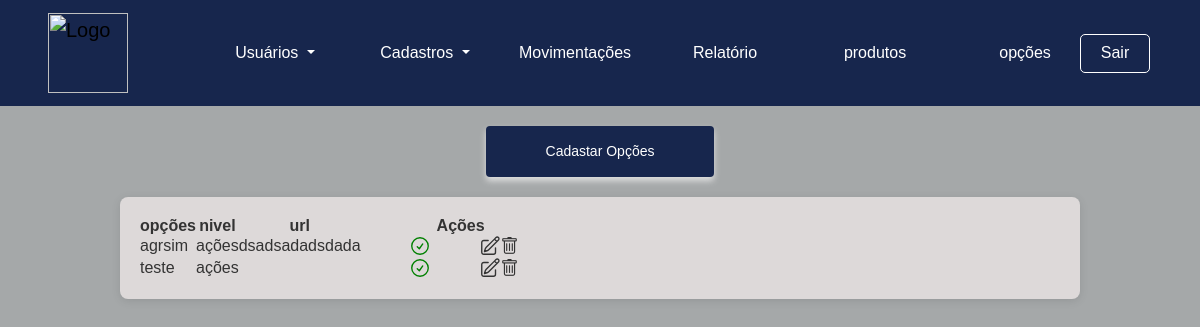
The app's page /visao/opcoes.php (signed in) with its own data.
### tables this page shows
CREATE TABLE `opcoes_menu` (
  `idOpcao` int(12) NOT NULL,
  `descricaoOpcao` varchar(255) NOT NULL,
  `nivelOpcao` int(2) NOT NULL,
  `urlOpcao` varchar(255) NOT NULL,
  `statusOpcao` varchar(1) NOT NULL DEFAULT 'S',
  `idUsuario` int(11) NOT NULL,
  `dataCadastroOpcao` datetime NOT NULL,
  `idSuperior` int(11) NOT NULL
);

### visao/opcoes.php (shortened to what this page needs)
<?php
include('../modelo/conecta_banco_dados.php');
include('cabecalho.php');
include('menu_superior.php');
$sql = "SELECT
o.*,
(SELECT na.descriçaoNivel FROM niveisacesso na WHERE na.idNivel = o.nivelOpcao) AS nomeNivel,
(SELECT na.descricaoOpcao FROM opcoes_menu na WHERE na.idOpcao = o.idSuperior) AS nomeSuperior
FROM
opcoes_menu o
where nivelOpcao=3";
$result = mysqli_query($conexao, $sql) or die(false);
$info_bd = $result->fetch_all(MYSQLI_ASSOC);
$novoarray=[];
foreach($info_bd as $row ){
   $novoarray[$row['idOpcao']]['DESCER_OPCAO']=$row['descricaoOpcao'];
   $novoarray[$row['idOpcao']]['NIVEL_OPCAO']=$row['nivelOpcao'];
   $novoarray[$row['idOpcao']]['URL_OPCAO']=$row['urlOpcao'];
   $novoarray[$row['idOpcao']]['STATUS_OPCAO']=$row['statusOpcao'];
   $novoarray[$row['idOpcao']]['DESCRICAO_NIVEL']=$row['nomeNivel'];
$result = mysqli_query($conexao, $sql) or die(false);
$opcoesSub = $result->fetch_all(MYSQLI_ASSOC);
foreach ($opcoesSub as $sub ){
    $novoarray[$sub['idOpcao']]['DESCER_OPCAO']=$sub['descricaoOpcao'];
    $novoarray[$sub['idOpcao']]['NIVEL_OPCAO']=$sub['nivelOpcao'];
    $novoarray[$sub['idOpcao']]['URL_OPCAO']=$sub['urlOpcao'];
    $novoarray[$sub['idOpcao']]['STATUS_OPCAO']=$sub['statusOpcao'];
    $novoarray[$sub['idOpcao']]['DESCRICAO_NIVEL']=$sub['nomeNivel'];
   $result = mysqli_query($conexao, $sql) or die(false);
$opcoes = $result->fetch_all(MYSQLI_ASSOC);
foreach ($opcoes as $opcao ){
    $novoarray[$opcao['idOpcao']]['DESCER_OPCAO']=$opcao['descricaoOpcao'];
    $novoarray[$opcao['idOpcao']]['NIVEL_OPCAO']=$opcao['nivelOpcao'];
    $novoarray[$opcao['idOpcao']]['URL_OPCAO']=$opcao['urlOpcao'];
    $novoarray[$opcao['idOpcao']]['DESCRICAO_NIVEL']=$opcao['nomeNivel'];
    $novoarray[$opcao['idOpcao']]['STATUS_OPCAO']=$opcao['statusOpcao'];
}}};
?>
<head>
    <link rel="stylesheet" href="../css/opcoes.css">
</head>
<body>
    <div class="centralizado">
        <button type="button" id="btn_modal" onclick="limpar_modal()" class="btn btn-primary cadastrar" data-bs-toggle="modal" data-bs-target="#modal-opcoes" data-bs-whatever="@mdo">Cadastar Opções</button>
    </div>
    <div class="container">
        <table class="tabela_export">
            <thead>
                <tr>
                    <th scope="col">opções</th>
                    <th scope="col" style="text-align:center;">nivel</th>
                    <th scope="col" style="text-align:center;">url</th>
                    <th scope="col" style="text-align:center;">Ações</th>
                </tr>
            </thead>
            <tbody>
                <?php
                foreach ($novoarray  as $key => $opcao) {
                    $descricaoNivel=$opcao['DESCRICAO_NIVEL'];
                    $id=$key;
                    $url=$opcao['URL_OPCAO'];
                    $descricaoOpcao=$opcao['DESCER_OPCAO'];
                    $status=$opcao['STATUS_OPCAO'];
                ?>
                    <tr>
                        <td>
                            <?php echo $descricaoOpcao; ?>
                        </td>
                        <td style="text-align:center;">
                            <?php echo $descricaoNivel; ?>
                        </td>
                        <td>
                            <?php echo $url; ?>
                        </td>
                        <td width="200">
                            <div class="d-flex">
                                <div class="status mx-5" style="cursor: pointer">
                                    <?php
                                    if ($status == "S") {
                                    ?>
                                        <div onClick="alterar_status('N',<?= $id ?>)" data-toggle="tooltip" title="ativo">
                                            <svg xmlns="http://www.w3.org/2000/svg" fill="none" viewBox="0 0 24 24" stroke-width="1.5" stroke="#008000" class="size-6">
                                                <path stroke-linecap="round" stroke-linejoin="round" d="M9 12.75 11.25 15 15 9.75M21 12a9 9 0 1 1-18 0 9 9 0 0 1 18 0Z" />
                                            </svg>
                                        </div>
                                    <?php
                                    }
                                    ?>
                                </div>
                                <div class="editar" data-reg="<?= $id ?>" data-toggle="tooltip" title="Editar" style="cursor: pointer">
                                </div>
                                <div class="deletar" style="display: flex; justify-content: center; align-items: center;"
                                    onclick="deletar('<?php echo $id; ?>')">
                                    <i class="bi bi-trash"></i>
                                </div>
                            </div>
                        </td>
                    </tr>
                <?php
                }
                ?>
            </tbody>
        </table>
    </div>
</body>
</html>

### css/opcoes.css (style rules this page uses)
* { margin: 0; padding: 0; box-sizing: border-box; }
body { font-family: 'Arial', sans-serif; background-color: rgb(165 168 169); color: #333; }
.container { width: 80%; margin: 20px auto; padding: 20px; background-color: #ddd9d9; border-radius: 8px; box-shadow: 0 2px 10px rgba(0, 0, 0, 0.1); }
.btn { padding: 8px 16px; border: none; border-radius: 5px; cursor: pointer; transition: background-color 0.3s ease; }
.btn-primary { background-color: #ff2600; color: #fff; }
.bi { font-size: 18px; cursor: pointer; }
.deletar { justify-content: center; align-items: center; }
.status, .editar { cursor: pointer; transition: transform 0.3s ease; }
html, body { height: 100%; margin: 0; }
.centralizado { display: flex; justify-content: center; align-items: center; height: auto; margin-top: 20px; }
.btn-primary { background-color: #17264d; color: #fff; padding: 15px 60px; font-size: 14px; border: none; border-radius: 4px; box-shadow: 0 4px 6px rgba(247, 247, 247, 0.699); transition: background-color 0.5s, box-shadow 0.5s; }

### visao/menu_superior.php (style rules this page uses)
body { font-family: Arial, sans-serif; margin: 0; padding: 0; background-color: #f4f4f4; }

### visao/opcoes.php (style rules this page uses)
svg { width: 22px; height: 22px; }

### records on screen
opcoes_menu: descricaoOpcao "agrsim", descricaoNivel "ações", urlOpcao "dsadsadadsdada"

### other values on screen
$descricaoOpcao "teste"
$descricaoNivel "ações"
